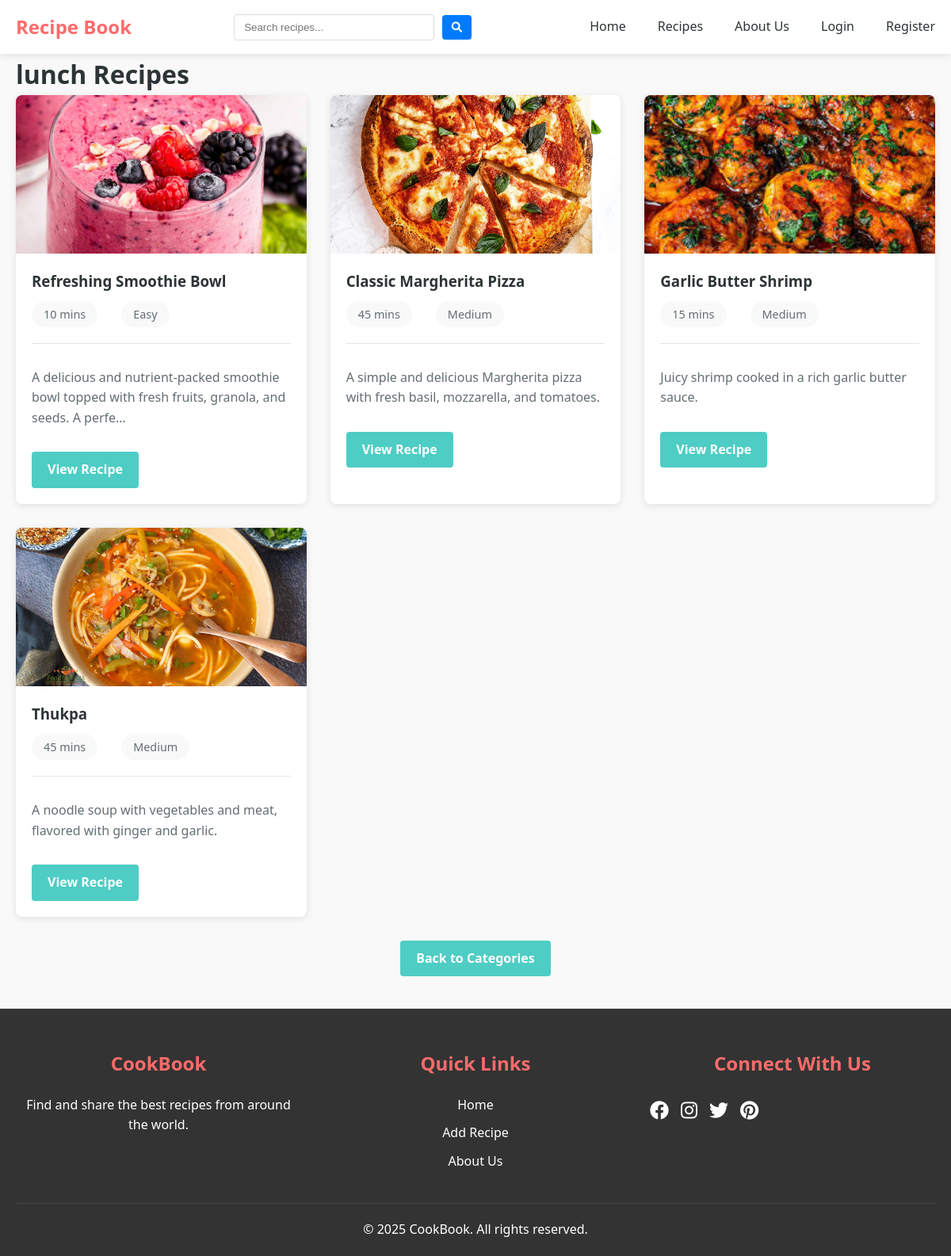
Screenshot of /categories/2/ with the database file from the repository.
### recipes/models.py (models this page shows, shortened)
class Category(models.Model):
    name = models.CharField(max_length=100)
    description = models.TextField(blank=True)
    class Meta:
        verbose_name_plural = "categories"

class Recipe(models.Model):
    DIFFICULTY_CHOICES = [
        ('easy', 'Easy'),
        ('medium', 'Medium'),
        ('hard', 'Hard'),
    ]
    title = models.CharField(max_length=200)
    description = models.TextField()
    ingredients = models.TextField()
    instructions = models.TextField()
    cooking_time = models.IntegerField(help_text="Cooking time in minutes")
    servings = models.IntegerField()
    difficulty = models.CharField(max_length=10, choices=DIFFICULTY_CHOICES)
    image = models.ImageField(upload_to='recipe_images/', blank=True, null=True)
    category = models.ForeignKey(Category, on_delete=models.SET_NULL, null=True)
    author = models.ForeignKey(User, on_delete=models.CASCADE)
    created_at = models.DateTimeField(auto_now_add=True)
    updated_at = models.DateTimeField(auto_now=True)

### recipes/views.py (the view)
# urls.py: path('categories/<int:category_id>/', views.category_detail, name='category_detail'),
def category_detail(request, category_id):
    category = get_object_or_404(Category, id=category_id)
    recipes = Recipe.objects.filter(category=category)
    return render(request, 'recipes/category_detail.html', {
        'category': category,
        'recipes': recipes
    })

### templates/recipes/category_detail.html (shortened to what this page needs)
{% extends 'base.html' %}
{% block content %}
<div class="category-detail">
    <h1>{{ category.name }} Recipes</h1>
    <div class="recipe-grid">
        {% for recipe in recipes %}
            <div class="recipe-card">
                <div class="recipe-image">
                    {% if recipe.image %}
                        <img src="{{ recipe.image.url }}" alt="{{ recipe.title }}">
                    {% else %}
                        <div class="no-image">No Image</div>
                    {% endif %}
                </div>
                <div class="recipe-info">
                    <h3>{{ recipe.title }}</h3>
                    <p class="recipe-meta">
                        <span>{{ recipe.cooking_time }} mins</span>
                        <span>{{ recipe.difficulty|title }}</span>
                    </p>
                    <p class="recipe-description">{{ recipe.description|truncatechars:100 }}</p>
                    <a href="{% url 'recipe_detail' recipe.id %}" class="btn btn-secondary">View Recipe</a>
                </div>
            </div>
        {% empty %}
            <p>No recipes in this category yet.</p>
        {% endfor %}
    </div>
    <div class="back-link">
        <a href="{% url 'category_list' %}" class="btn btn-secondary">Back to Categories</a>
    </div>
</div>
{% endblock %}

### static/css/styles.css (style rules this page uses)
:root { --primary-color: #ff6b6b; --secondary-color: #4ecdc4; --accent-color: #ffd166; --text-color: #2d3436; --light-text: #636e72; --background-color: #ffffff; --light-background: #f9f9f9; --border-color: #dfe6e9; --success-color: #55efc4; --danger-color: #ff7675; --shadow: 0 2px 10px rgba(0, 0, 0, 0.1); }
* { margin: 0; padding: 0; box-sizing: border-box; }
body { font-family: "Segoe UI", Tahoma, Geneva, Verdana, sans-serif; color: var(--text-color); line-height: 1.6; background-color: var(--light-background); }
a { text-decoration: none; color: var(--primary-color); transition: color 0.3s ease; }
img { max-width: 100%; height: auto; }
.btn { display: inline-block; padding: 10px 20px; border-radius: 4px; font-weight: 600; cursor: pointer; transition: all 0.3s ease; border: none; text-align: center; }
.btn-secondary { background-color: var(--secondary-color); color: white; }
.recipe-grid { display: grid; grid-template-columns: repeat(auto-fill, minmax(300px, 1fr)); gap: 30px; }
.recipe-card { background-color: var(--background-color); border-radius: 8px; overflow: hidden; box-shadow: var(--shadow); transition: transform 0.3s ease; }
.recipe-image { height: 200px; overflow: hidden; }
.recipe-image img { width: 100%; height: 100%; object-fit: cover; transition: transform 0.3s ease; }
.recipe-info { padding: 20px; }
.recipe-info h3 { margin-bottom: 10px; color: var(--text-color); }
.recipe-meta { display: flex; margin-bottom: 10px; color: var(--light-text); font-size: 0.9rem; }
.recipe-meta span { margin-right: 15px; }
.recipe-description { margin-bottom: 15px; color: var(--light-text); }
.recipe-meta { display: flex; flex-wrap: wrap; gap: 15px; margin-bottom: 30px; padding-bottom: 20px; border-bottom: 1px solid var(--border-color); }
.recipe-meta span { background-color: var(--light-background); padding: 5px 15px; border-radius: 20px; font-size: 0.9rem; }
.recipe-description, .recipe-instructions, .recipe-ingredients { margin-bottom: 30px; }
.back-link { margin-top: 30px; text-align: center; }

### rows the page displays
Category: name "lunch"
Recipe: image (picture), title "Refreshing Smoothie Bowl", cooking_time "10", difficulty "Easy", description "A delicious and nutrient-packed smoothie bowl topped with fresh fruits, granola, and seeds. A perfe…"
Recipe: image (picture), title "Classic Margherita Pizza", cooking_time "45", difficulty "Medium", description "A simple and delicious Margherita pizza with fresh basil, mozzarella, and tomatoes."
Recipe: image (picture), title "Garlic Butter Shrimp", cooking_time "15", difficulty "Medium", description "Juicy shrimp cooked in a rich garlic butter sauce."
Recipe: image (picture), title "Thukpa", cooking_time "45", difficulty "Medium", description "A noodle soup with vegetables and meat, flavored with ginger and garlic."
